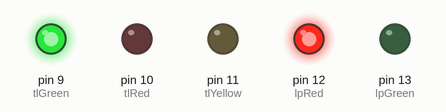
A sketch run on a simulated Arduino Uno, built with avr-gcc and run on an emulated ATmega328P. Shown: output pins drawn as LEDs (lit = HIGH).

Above: at 5.0 s.
At 11.0 s:
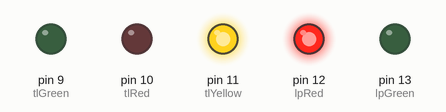
At 17.0 s:
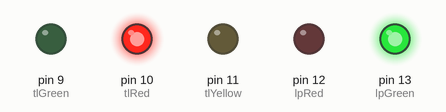
Timing chart, 0 to 28.6 s (numbered marks = the images above):
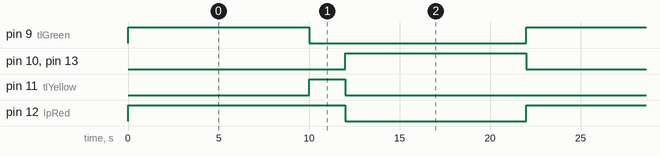

Measured:
- by itself, pin 9 (tlGreen), pin 10 (tlRed), pin 13 (lpGreen): alternates HIGH for 10.0 s and LOW for 12.0 s
- by itself, pin 11 (tlYellow): alternates HIGH for 2.0 s and LOW for 20.0 s
- by itself, pin 12 (lpRed): alternates HIGH for 12.0 s and LOW for 10.0 s

The sketch:

trafficLight.ino
```cpp
// C++ code
//

int lpGreen = 13;
int lpRed = 12;
int tlGreen = 9;
int tlYellow = 11;
int tlRed = 10;

void setup()
{
  pinMode(lpGreen, OUTPUT);
  pinMode(lpRed, OUTPUT);
  pinMode(tlGreen, OUTPUT);
  pinMode(tlYellow, OUTPUT);
  pinMode(tlRed, OUTPUT);
}

void loop()
{
  // Start with traffic light green on and pedestrian red on
  digitalWrite(lpRed, HIGH);
  digitalWrite(tlGreen, HIGH);
  delay(10000); // Wait for 10000 millisecond(s)
  digitalWrite(tlGreen, LOW);
  delay(1); // Wait for 1000 millisecond(s)

  // Condition for the yellow
  digitalWrite(tlYellow,HIGH);
  delay(2000); // Wait for 2000 millisecond(s)
  digitalWrite(tlYellow, LOW);
  delay(1); // Wait for 1000 millisecond(s)
  digitalWrite(lpRed, LOW);
  delay(1); // Wait for 1000 millisecond(s)
  digitalWrite(lpGreen, HIGH);

  digitalWrite(tlRed, HIGH);
  delay(10000); // Wait for 10000 millisecond(s)
  digitalWrite(lpGreen, LOW);
  digitalWrite(tlRed, LOW);
  delay(1); // Wait for 1000 millisecond(s)
}
```
